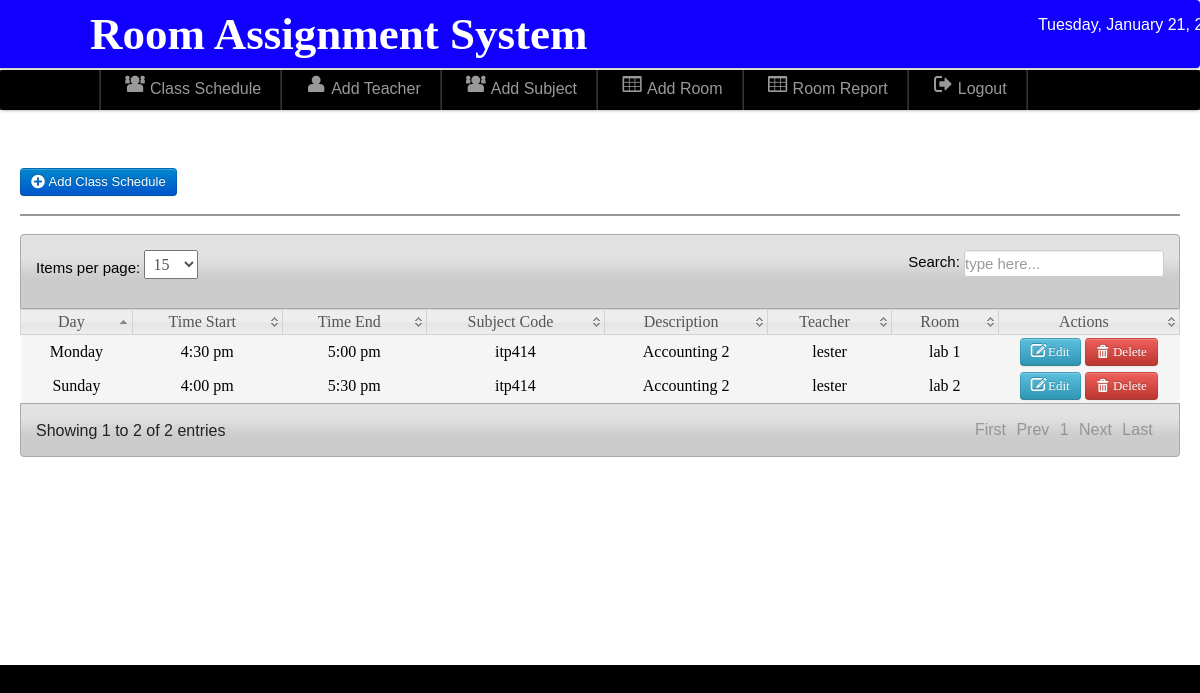
/admin/schedule.php (signed in), run on an earlier commit of the app's database.
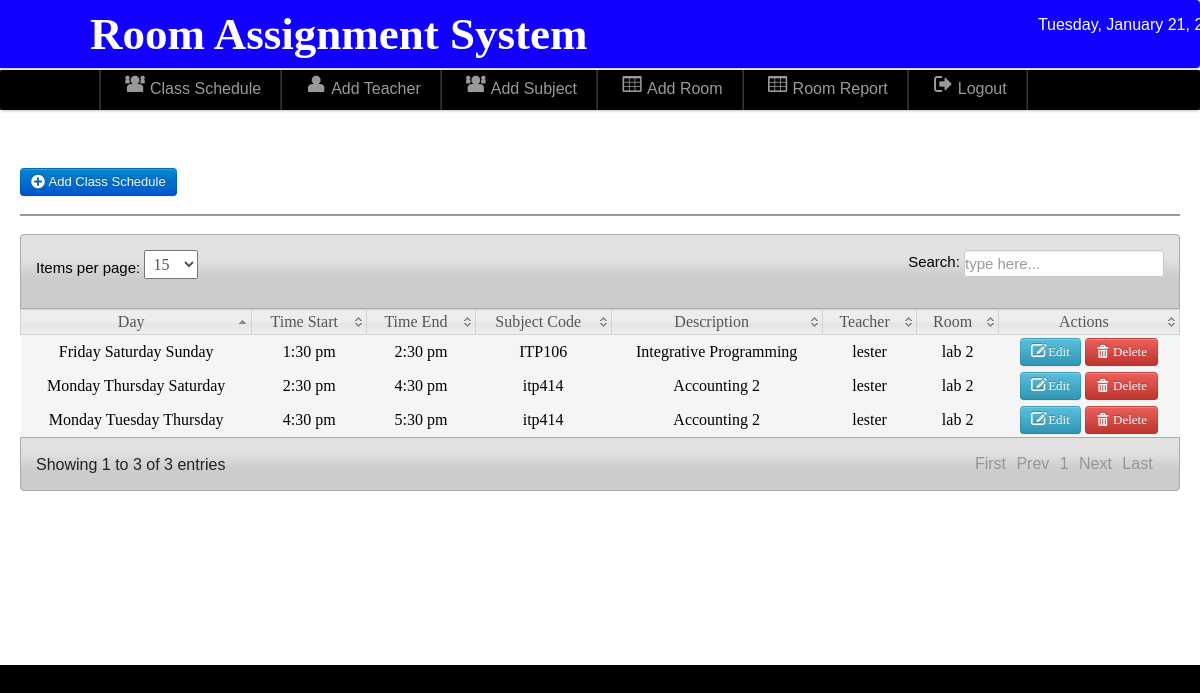
And on a later commit of the database.
### tables this page shows
CREATE TABLE `schedule` (
  `schedule_id` int(11) NOT NULL,
  `subject` varchar(50) NOT NULL,
  `teacher` varchar(50) NOT NULL,
  `room` varchar(20) NOT NULL,
  `day` varchar(100) NOT NULL,
  `time` varchar(20) NOT NULL,
  `time_end` varchar(50) NOT NULL,
  `type` varchar(20) NOT NULL,
  `day1` varchar(20) NOT NULL
);

### admin/schedule.php (the view, shortened to what this page needs)
<?php
include('./components/header.php');
include('./connection/dbcon.php');
include('./components/nav-top1.php');
include('./components/main.php');
?>
<div class="wrapper">
    <div id="element" class="hero-body-subject-add">
        <h2><font color="white">Class Schedule List</font></h2>
        <a class="btn btn-primary" href="add_schedule.php">
            <i class="icon-plus-sign icon-large"></i>&nbsp;Add Class Schedule
        </a>
        <hr>
        <div class="demo_jui">
            <table cellpadding="0" cellspacing="0" border="0" class="display jtable" id="log">
                <thead>
                    <tr>
                        <th>Day</th>
                        <th>Time Start</th>
                        <th>Time End</th>
                        <th>Subject Code</th>
                        <th>Description</th>
                        <th>Teacher</th>
                        <th>Room</th>
                        <th>Actions</th>
                    </tr>
                </thead>
                <tbody>
                <?php
                    $query = "
                    SELECT schedule.*, subject.subject_title
                    FROM schedule
                    LEFT JOIN subject ON schedule.subject = subject.subject_code
                    GROUP BY schedule.schedule_id
                    ORDER BY schedule.schedule_id DESC";
                    $result = mysqli_query($conn, $query) or die(mysqli_error($conn));
                    while ($row = mysqli_fetch_assoc($result)) {
                        $id = $row['schedule_id'];
                    ?>
                        <tr class="del<?php echo $id ?>"  style="text-align: center;">
                            <td><?php echo htmlspecialchars($row['day']); ?></td>
                            <td><?php echo htmlspecialchars($row['time']); ?></td>
                            <td><?php echo htmlspecialchars($row['time_end']); ?></td>
                            <td><?php echo htmlspecialchars($row['subject']); ?></td>
                            <td><?php echo htmlspecialchars($row['subject_title']); ?></td>
                            <td><?php echo htmlspecialchars($row['teacher']); ?></td>
                            <td><?php echo htmlspecialchars($row['room']); ?></td>
                            <td align="center" width="160">
                                <a class="btn btn-info" href="edit_schedule.php?id=<?php echo $id; ?>">
                                    <i class="icon-edit icon-large"></i>&nbsp;Edit
                                </a>
                                <a class="btn btn-danger" data-toggle="modal" href="#deleteModal<?php echo $id; ?>">
                                    <i class="icon-trash icon-large"></i>&nbsp;Delete
                                </a>
                            </td>
                        </tr>
                        <?php
                    }
                    ?>
                </tbody>
            </table>
        </div>
    </div>
</div>

### admin/components/header.php (shortened to what this page needs)
<html>
<head><title>Room Assignment System</title>
<link href="css/bootstrap.css" rel="stylesheet" type="text/css" media="screen">
<link href="css/font-awesome.css" rel="stylesheet" type="text/css" media="screen">
<link href="css/style.css" rel="stylesheet" type="text/css" media="screen">
<link href="css/notify/jquery_notification.css" type="text/css" rel="stylesheet" media="screen, projection"/>
<link rel="stylesheet" type="text/css" href="css/jTPS.css">
</head>

### admin/components/nav-top1.php
<div class="navbar navbar-fixed-top">
    <div class="navbar-inner">
        <div class="container">
            <a class="branded"></a>
            <a class="brand">
                <h1>Room Assignment System</h1>
            </a>
            <div class="time_top">
                <font color="white">
                    <?php
                    $Today = date('Y-m-d');
                    $formattedDate = date('l, F d, Y', strtotime($Today));
                    echo $formattedDate;
                    ?>
                </font>
            </div>
        </div>
    </div>
</div>

### admin/components/main.php
<div class="navbar navbar-fixed-top1">
    <div class="navbar-inner1">
    <div class="container">
	<div class="marg">
    <ul class="nav">
   <li class="divider-vertical"></li>
  <li><a href="schedule.php"><i class="icon-group icon-large"></i>Class Schedule</a></li>
   <li class="divider-vertical"></li>
  <li><a href="record.php"><i class="icon-user icon-large"></i>Add Teacher</a></li>
     <li class="divider-vertical"></li>
     <li><a href="subject.php"><i class="icon-group icon-large"></i>Add Subject</a></li>
     <li class="divider-vertical"></li>
     <li><a href="room.php"><i class="icon-table icon-large"></i>Add Room</a></li>
     <li class="divider-vertical"></li>
     <li><a href="report.php"><i class="icon-table icon-large"></i>Room Report</a></li>
     <li class="divider-vertical"></li>
  <li><a id="logout" data-toggle="modal" href="#myModal"><i class="icon-signout icon-large"></i>Logout</a></li>
   <li class="divider-vertical"></li>
</ul>
    </div>
    </div>
    </div>
    </div>

### admin/css/style.css (style rules this page uses)
* { margin:0; padding:0; }
h1 { font-size:45px; }
a { color:#000000; }
.wrapper { margin-top: -43px; background-color: #ffffff; }
html, body { height: 100%; margin: 0; padding: 0; display: flex; flex-direction: column; min-height: 100%; }
.navbar-fixed-top1 { position: fixed; top: 70px; left: 0; right: 0; z-index: 9999; width: 100%; background-color: #333; }
.hero-body-subject-add { padding: 20px; background-color: #ffffff; color: white; border-radius: 8px; }

### admin/css/datatable/demo_table_jui.css (style rules this page uses)
table.display thead th { cursor: pointer; padding: 3px 0 3px 10px; }
table.display { border-collapse: collapse; clear: both; margin: 0 auto; width: 100%; }
table.display td { padding: 3px 10px; }
tr.odd { background-color: #F5F5F5; }
tr.even { background-color: #F5F5F5; }
tr.odd td.sorting_1 { background-color: F5F5F5; }
tr.even td.sorting_1 { background-color: F5F5F5; }

What changed in the data, as far as the page shows it:
removed schedule: day "Sunday", time "4:00 pm", time_end "5:30 pm", subject "itp414", subject_title "Accounting 2", teacher "lester", room "lab 2"
removed schedule: day "Monday", time "4:30 pm", time_end "5:00 pm", subject "itp414", subject_title "Accounting 2", teacher "lester", room "lab 1"
added schedule: day "Monday Thursday Saturday", time "2:30 pm", time_end "4:30 pm", subject "itp414", subject_title "Accounting 2", teacher "lester", room "lab 2"
added schedule: day "Friday Saturday Sunday", time "1:30 pm", time_end "2:30 pm", subject "ITP106", subject_title "Integrative Programming", teacher "lester", room "lab 2"
added schedule: day "Monday Tuesday Thursday", time "4:30 pm", time_end "5:30 pm", subject "itp414", subject_title "Accounting 2", teacher "lester", room "lab 2"
Also different on the page:
text written by a page script: "Items per page: Search: Showing 1 to 2 of 2 entries First Prev 1 Next Last" → "Items per page: Search: Showing 1 to 3 of 3 entries First Prev 1 Next Last"
